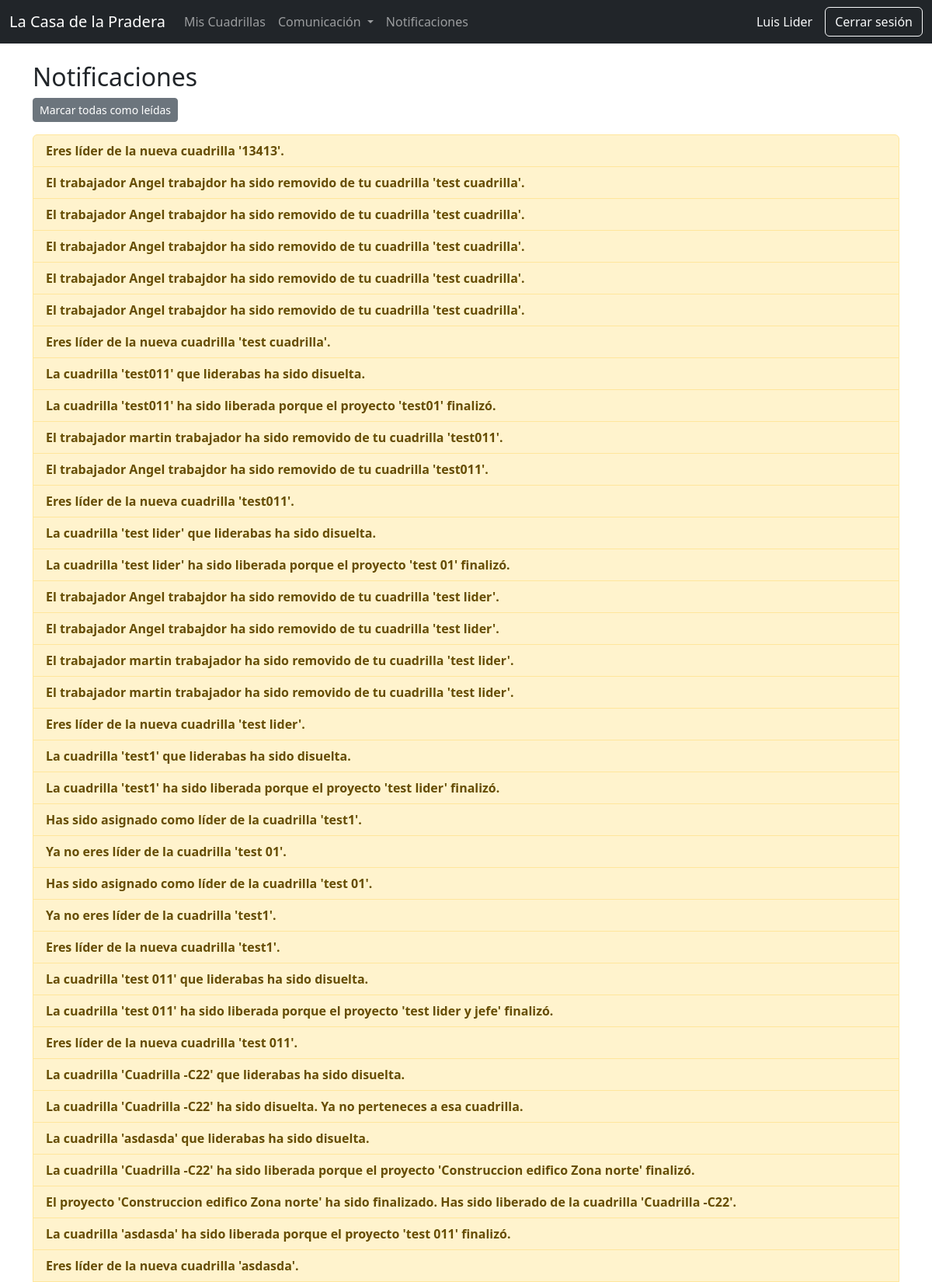
Page /personal/notificaciones/ (signed in, upper part) on the committed database.
### personal/models.py (models this page shows, shortened)
class Notificacion(models.Model):
    user = models.ForeignKey(
        User,
        on_delete=models.CASCADE,
        related_name="notificaciones"
    )
    mensaje = models.TextField()
    fecha = models.DateTimeField(auto_now_add=True)
    leida = models.BooleanField(default=False)
    class Meta:
        ordering = ["-fecha"]

### personal/views.py (the view)
@login_required
def mis_notificaciones(request):
    notifs = request.user.notificaciones.all()
    return render(request, "mis_notificaciones.html", {
        "notifs": notifs,
    })

### core/context_processors.py (called while the page is built)
def notificaciones_no_leidas(request):
    if request.user.is_authenticated:
        return {
            "notifs_no_leidas": request.user.notificaciones.filter(leida=False).count()
        }
    return {"notifs_no_leidas": 0}

### personal/templatetags/custom_tags.py (called while the page is built)
@register.filter
def has_group(user, group_name):
    return user.groups.filter(name=group_name).exists()

### personal/templates/mis_notificaciones.html (shortened to what this page needs)
{% extends 'base.html' %}
{% block content %}
<h2>Notificaciones</h2>
{% if notifs %}
    <div class="mb-3">
        <a href="{% url 'personal:notifs_leidas' %}" class="btn btn-sm btn-secondary">
            Marcar todas como leídas
        </a>
    </div>
    <ul class="list-group">
        {% for n in notifs %}
            <li class="list-group-item {% if not n.leida %}fw-bold list-group-item-warning{% endif %}">
                {{ n.mensaje }}<br>
            </li>
        {% endfor %}
    </ul>
{% else %}
    <p>No tienes notificaciones.</p>
{% endif %}
{% endblock %}

### core/templates/base.html (shortened to what this page needs)
{% load custom_tags %}
<!DOCTYPE html>
<html lang="es">
<head>
    <link href="https://cdn.jsdelivr.net/npm/bootstrap@5.3.2/dist/css/bootstrap.min.css" rel="stylesheet">
</head>
<body>
{% if request.user.is_authenticated and request.path != '/usuarios/login/' and request.path != '/accounts/login/' %}
<nav class="navbar navbar-expand-lg navbar-dark bg-dark mb-4">
    <div class="container-fluid">
        <a class="navbar-brand" href="{% url 'dashboard' %}">
            La Casa de la Pradera
        </a>
        <div class="collapse navbar-collapse" id="menuPrincipal">
            <ul class="navbar-nav me-auto mb-2 mb-lg-0">
                {% if request.user|has_group:"LiderCuadrilla" %}
                    <li class="nav-item">
                        <a class="nav-link" href="#">Mis Cuadrillas</a>
                    </li>
                {% endif %}
                <li class="nav-item dropdown">
                    <a class="nav-link dropdown-toggle" href="#" id="comunicacionDropdown" role="button" data-bs-toggle="dropdown" aria-expanded="false">
                        Comunicaci&oacute;n
                    </a>
                </li>
                <li class="nav-item">
                    <a class="nav-link" href="{% url 'personal:mis_notificaciones' %}">
                        Notificaciones
                    </a>
                </li>
            </ul>
            <span class="navbar-text text-light me-3">
                {{ request.user.first_name }} {{ request.user.last_name }}
            </span>
            <a href="{% url 'usuarios:logout' %}" class="btn btn-outline-light">Cerrar sesión</a>
        </div>
    </div>
</nav>
{% endif %}
<main class="container">
    {% block content %}{% endblock %}
</main>
</body>
</html>

### rows in the picture
Notificacion: mensaje "Eres líder de la nueva cuadrilla '13413'."
Notificacion: mensaje "El trabajador Angel trabajdor ha sido removido de tu cuadrilla 'test cuadrilla'."
Notificacion: mensaje "El trabajador Angel trabajdor ha sido removido de tu cuadrilla 'test cuadrilla'."
Notificacion: mensaje "El trabajador Angel trabajdor ha sido removido de tu cuadrilla 'test cuadrilla'."
Notificacion: mensaje "El trabajador Angel trabajdor ha sido removido de tu cuadrilla 'test cuadrilla'."
Notificacion: mensaje "El trabajador Angel trabajdor ha sido removido de tu cuadrilla 'test cuadrilla'."
Notificacion: mensaje "Eres líder de la nueva cuadrilla 'test cuadrilla'."
Notificacion: mensaje "La cuadrilla 'test011' que liderabas ha sido disuelta."
Notificacion: mensaje "La cuadrilla 'test011' ha sido liberada porque el proyecto 'test01' finalizó."
Notificacion: mensaje "El trabajador martin trabajador ha sido removido de tu cuadrilla 'test011'."
Notificacion: mensaje "El trabajador Angel trabajdor ha sido removido de tu cuadrilla 'test011'."
Notificacion: mensaje "Eres líder de la nueva cuadrilla 'test011'."
Notificacion: mensaje "La cuadrilla 'test lider' que liderabas ha sido disuelta."
Notificacion: mensaje "La cuadrilla 'test lider' ha sido liberada porque el proyecto 'test 01' finalizó."
Notificacion: mensaje "El trabajador Angel trabajdor ha sido removido de tu cuadrilla 'test lider'."
Notificacion: mensaje "El trabajador Angel trabajdor ha sido removido de tu cuadrilla 'test lider'."
Notificacion: mensaje "El trabajador martin trabajador ha sido removido de tu cuadrilla 'test lider'."
Notificacion: mensaje "El trabajador martin trabajador ha sido removido de tu cuadrilla 'test lider'."
Notificacion: mensaje "Eres líder de la nueva cuadrilla 'test lider'."
Notificacion: mensaje "La cuadrilla 'test1' que liderabas ha sido disuelta."
Notificacion: mensaje "La cuadrilla 'test1' ha sido liberada porque el proyecto 'test lider' finalizó."
Notificacion: mensaje "Has sido asignado como líder de la cuadrilla 'test1'."
Notificacion: mensaje "Ya no eres líder de la cuadrilla 'test 01'."
Notificacion: mensaje "Has sido asignado como líder de la cuadrilla 'test 01'."
Notificacion: mensaje "Ya no eres líder de la cuadrilla 'test1'."
Notificacion: mensaje "Eres líder de la nueva cuadrilla 'test1'."
Notificacion: mensaje "La cuadrilla 'test 011' que liderabas ha sido disuelta."
Notificacion: mensaje "La cuadrilla 'test 011' ha sido liberada porque el proyecto 'test lider y jefe' finalizó."
Notificacion: mensaje "Eres líder de la nueva cuadrilla 'test 011'."
Notificacion: mensaje "La cuadrilla 'Cuadrilla -C22' que liderabas ha sido disuelta."
Notificacion: mensaje "La cuadrilla 'Cuadrilla -C22' ha sido disuelta. Ya no perteneces a esa cuadrilla."
Notificacion: mensaje "La cuadrilla 'asdasda' que liderabas ha sido disuelta."
Notificacion: mensaje "La cuadrilla 'Cuadrilla -C22' ha sido liberada porque el proyecto 'Construccion edifico Zona norte' finalizó."
Notificacion: mensaje "El proyecto 'Construccion edifico Zona norte' ha sido finalizado. Has sido liberado de la cuadrilla 'Cuadrilla -C22'."
Notificacion: mensaje "La cuadrilla 'asdasda' ha sido liberada porque el proyecto 'test 011' finalizó."
Notificacion: mensaje "Eres líder de la nueva cuadrilla 'asdasda'."

### other values in the picture
{{ request.user.first_name }} "Luis"
{{ request.user.last_name }} "Lider"
